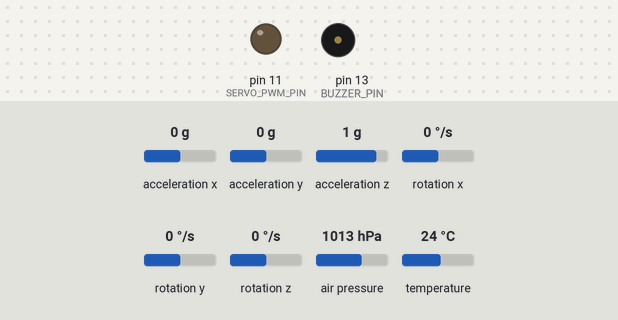
The sketch below on a simulated Arduino Uno, built with avr-gcc and run on an emulated ATmega328P. Parts: output pins drawn as LEDs (lit = HIGH), buzzer (waves = sounding). Inputs (shaded band) come from the test bench; at power-on: acceleration x 0 g, acceleration y 0 g, acceleration z 1 g, rotation x 0 °/s, rotation y 0 °/s, rotation z 0 °/s, air pressure 1013 hPa, temperature 24 °C.

Above: at 10.1 s.
Timing chart, 0 to 13.1 s (numbered marks = the images above):
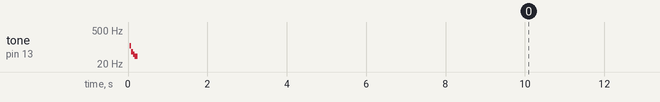

The sketch:

avionic_main.ino
```cpp
#include <Adafruit_BME280.h>
#include <Adafruit_MPU6050.h>
#include <math.h>

#define SERVO_PWM_PIN 11
#define SERVO_CLOSED 0
#define SERVO_OPEN 0xff

#define BUZZER_PIN 13
#define DT 10
#define BUZZER_T 75
#define HISTORY_SIZE 100

#define ACC_THRUST_MIN 10 //to be tuned
#define ALT_FALLING_THRESHOLD_MIN 1 //to be tuned

uint8_t state = 0; //0 = static, 1 = pushed, 2 = free fall climbing, 3 free fall falling
uint8_t buzzer_counter = 0;

//Altimeter
Adafruit_BME280 bme;
float reset_pressure = 1013.25;
float alt_hist[HISTORY_SIZE];
uint8_t alt_i = 0;

//IMU
Adafruit_MPU6050 mpu;
float acc_hist[HISTORY_SIZE];
uint8_t acc_i = 0;

float mean(float *start, uint8_t size) {
  float sum = 0.0;
  for(uint8_t i=0; i < size; i++)
    sum += start[i];
  return sum / float(size);
}

void setup() {
  pinMode(SERVO_PWM_PIN, OUTPUT);
  pinMode(BUZZER_PIN, OUTPUT);
  analogWrite(SERVO_PWM_PIN, SERVO_CLOSED);

  mpu.begin(0x69);
  bme.begin(118);

  mpu.setAccelerometerRange(MPU6050_RANGE_16_G);
  mpu.setGyroRange(MPU6050_RANGE_250_DEG);
  mpu.setFilterBandwidth(MPU6050_BAND_21_HZ);

  while(acc_i < HISTORY_SIZE) {
    acc_hist[acc_i] = 0.0;
    acc_i++;
  }
  acc_i = 0;

  buzzer_counter = 0;
  for(uint16_t i=0; i < HISTORY_SIZE; i++) {
    alt_hist[i] = bme.readAltitude(reset_pressure);
    digitalWrite(BUZZER_PIN, 1);
    delay(i);
    digitalWrite(BUZZER_PIN, 0);
    delay(i);
  }
  reset_pressure = mean(alt_hist, HISTORY_SIZE);
  state = 0;
}

void loop() {
  // Buzzer
  buzzer_counter++;
  if(buzzer_counter == BUZZER_T / DT)
    digitalWrite(BUZZER_PIN, 1);
  else if (buzzer_counter == 2 * BUZZER_T / DT) {
    digitalWrite(BUZZER_PIN, LOW);
    buzzer_counter = 0;
  }

  //acceleration
  sensors_event_t a, g, temp;
  mpu.getEvent(&a, &g, &temp);
  float acc = sqrt(a.acceleration.x*a.acceleration.x + a.acceleration.y*a.acceleration.y + a.acceleration.z*a.acceleration.z);
  acc_hist[acc_i] = acc;
  if(acc_i < HISTORY_SIZE)
    acc_i++;
  else
    acc_i = 0;

  //altitude
  float alt = bme.readAltitude(reset_pressure);
  acc_hist[alt_i] = alt;
  if(alt_i < HISTORY_SIZE)
    alt_i++;
  else
    alt_i = 0;

  switch(state) {
    case 0:
      if((acc - mean(acc_hist, HISTORY_SIZE)) > ACC_THRUST_MIN)
        state = 1;
      break;
    case 1:
      if((acc - mean(acc_hist, HISTORY_SIZE)) < ACC_THRUST_MIN)
        state = 2;
      break;
    case 2:
      if(((acc - mean(acc_hist, HISTORY_SIZE)) < ACC_THRUST_MIN) && ((mean(alt_hist, 10) - alt) > ALT_FALLING_THRESHOLD_MIN))
        state = 3;
      break;
    case 3: //release chute!!
      analogWrite(SERVO_PWM_PIN, SERVO_OPEN);
      break;
    }
  delay(DT);
}
```
